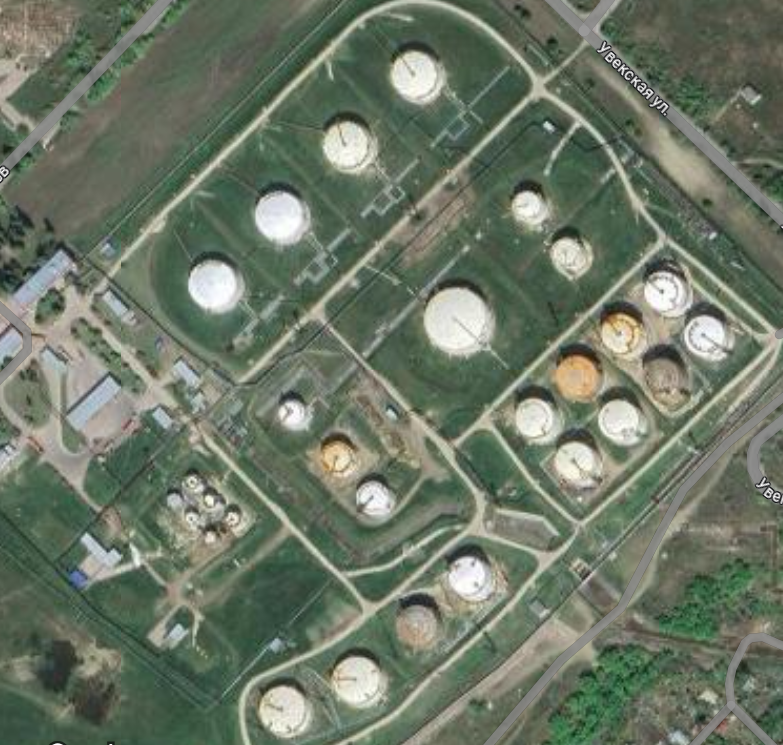
#> input picture Third year/cv/Lab_work_4/google_map_image.png, 783 x 745 px
$ python first.py
#> lines starting #> are read from the running program, lines starting #| are printed output that depends on the picture; after the words box and inside, x2 and y2 are one past the last pixel; in counts of white or black regions, pixels touching at a corner belong together
import cv2
import numpy as np

# Завантаження зображення Google Карт
image = cv2.imread('google_map_image.png')
#> image is the input picture: shape (745, 783, 3); mean B, G, R 101.9, 118.9, 108.2

# Фільтрування коричневих та білих об'єктів на зображенні
hsv = cv2.cvtColor(image, cv2.COLOR_BGR2HSV)
#> hsv: shape (745, 783, 3); mean H, S, V 48.8, 45.1, 119.9
lower_brown = np.array([10, 50, 50])
upper_brown = np.array([30, 255, 255])
brown_mask = cv2.inRange(hsv, lower_brown, upper_brown)
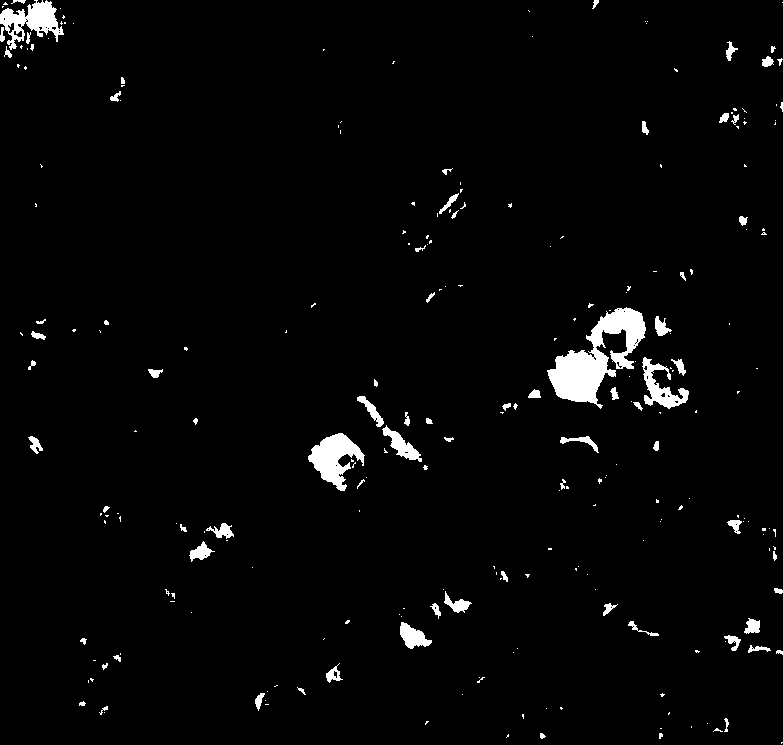
#> brown_mask: shape (745, 783); 2.5% white; 250 white regions (175 under 20 px), largest, box (x1, y1, x2, y2) and area: (547, 307, 646, 409) 4144, (308, 433, 365, 491) 1640, (0, 0, 64, 50) 1454

lower_white = np.array([0, 0, 200])
upper_white = np.array([255, 50, 255])
white_mask = cv2.inRange(hsv, lower_white, upper_white)
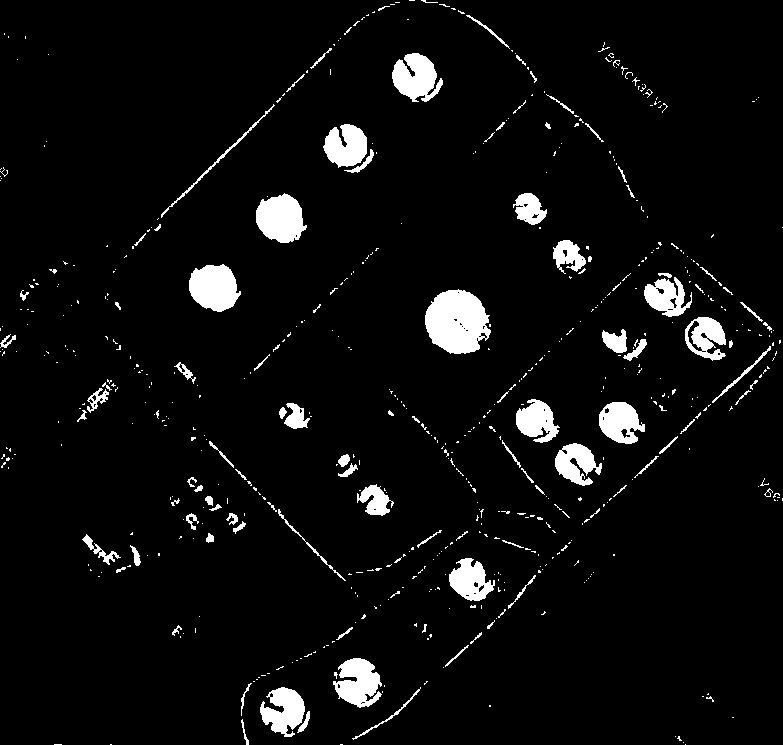
#> white_mask: shape (745, 783); 5.2% white; 589 white regions (483 under 20 px), largest, box (x1, y1, x2, y2) and area: (425, 289, 491, 354) 3166, (256, 193, 307, 243) 1827, (189, 264, 241, 312) 1824

mask = cv2.bitwise_or(brown_mask, white_mask)
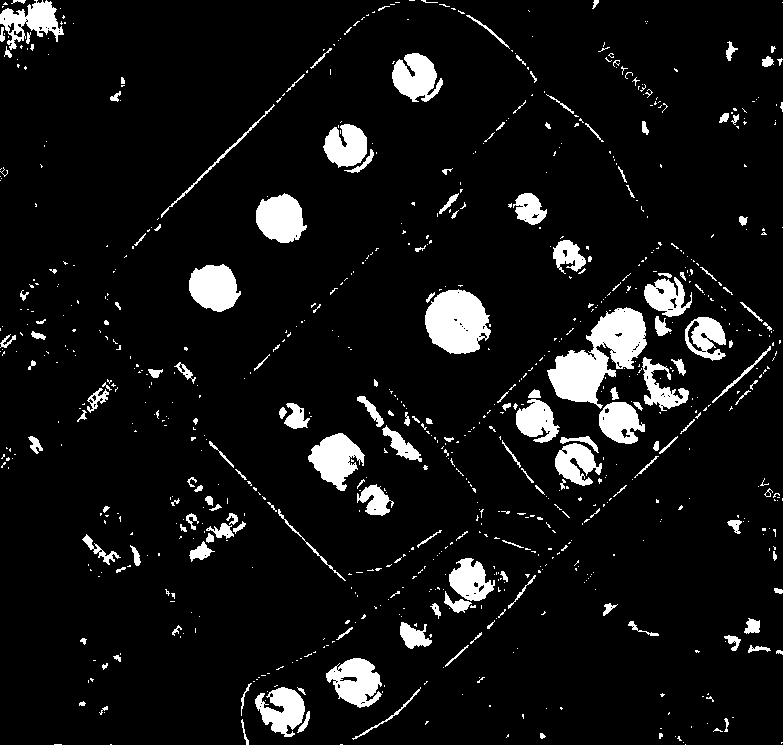
#> mask: shape (745, 783); 7.7% white; 813 white regions (639 under 20 px), largest, box (x1, y1, x2, y2) and area: (547, 307, 647, 409) 4720, (425, 289, 491, 354) 3166, (308, 433, 365, 491) 1851
result = cv2.bitwise_and(image, image, mask=mask)
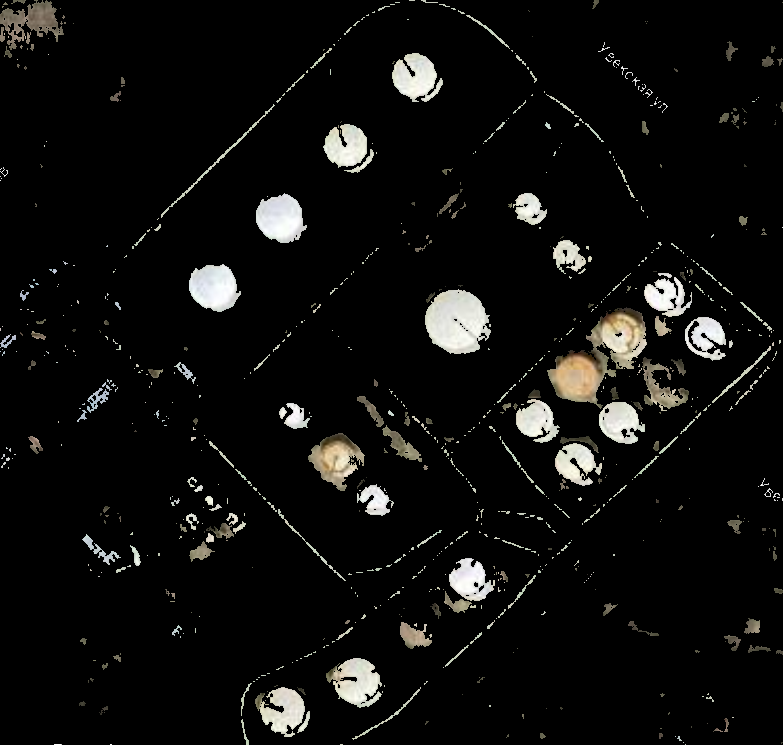
#> result: shape (745, 783, 3); mean B, G, R 13.6, 14.7, 15

# Покращення якості зображення
gray = cv2.cvtColor(result, cv2.COLOR_BGR2GRAY)
equalized = cv2.equalizeHist(gray)
blurred = cv2.medianBlur(equalized, 5)
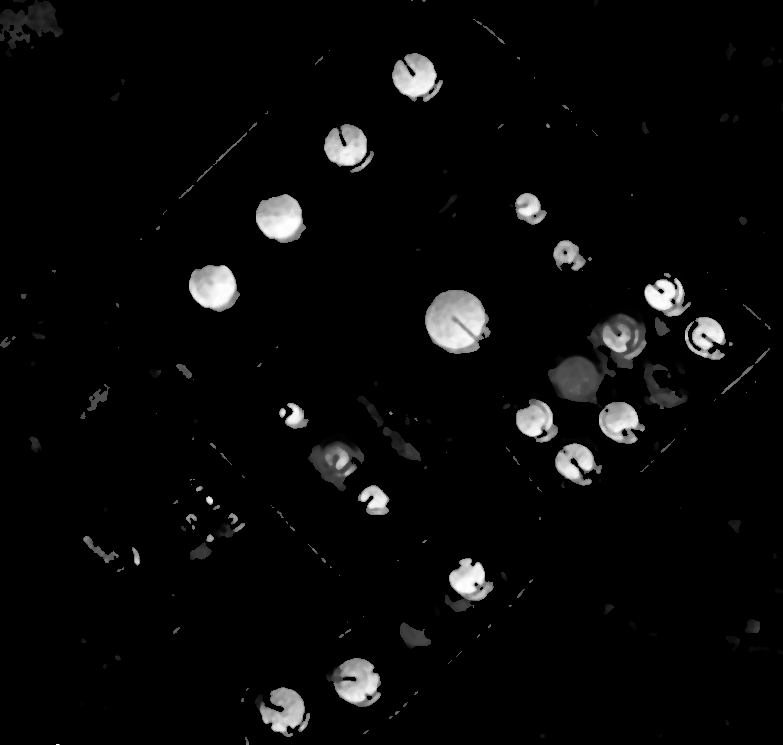
#> blurred: shape (745, 783); min 0, max 255, mean 8.8

# Векторизація об'єктів ідентифікації
_, thresh = cv2.threshold(blurred, 127, 255, cv2.THRESH_BINARY)
#> thresh: shape (745, 783); 3.7% white; 49 white regions (16 under 20 px), largest, box (x1, y1, x2, y2) and area: (425, 290, 490, 354) 2983, (256, 194, 304, 242) 1718, (189, 265, 236, 311) 1698
kernel = np.ones((5, 5), np.uint8)
thresh = cv2.erode(thresh, kernel, iterations=1)
#> thresh: shape (745, 783); 2.3% white; 25 white regions (6 under 20 px), largest, box (x1, y1, x2, y2) and area: (427, 292, 485, 351) 2458, (258, 197, 300, 240) 1348, (191, 268, 234, 308) 1339
thresh = cv2.dilate(thresh, kernel, iterations=1)
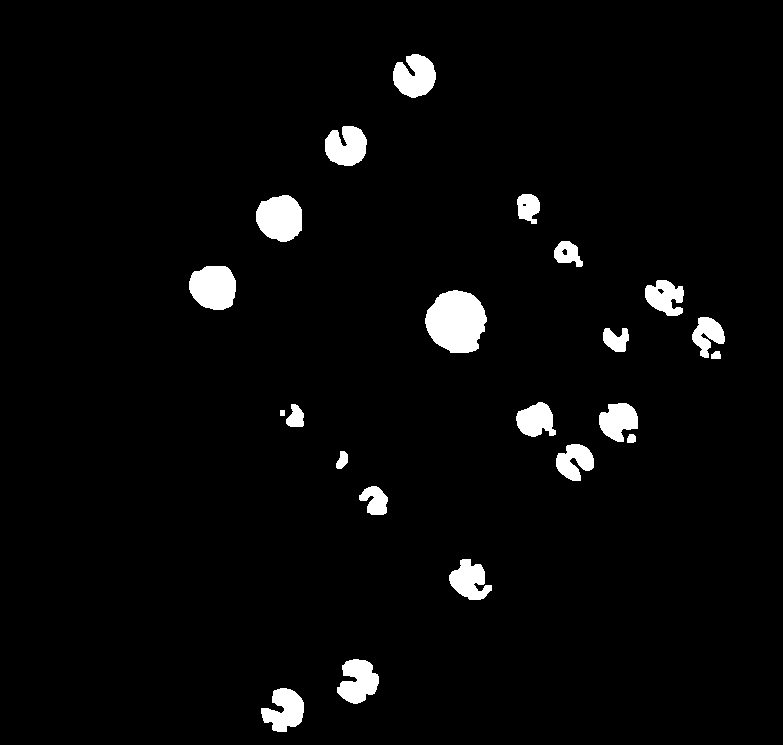
#> thresh: shape (745, 783); 3.4% white; 22 white regions
contours, _ = cv2.findContours(thresh, cv2.RETR_EXTERNAL, cv2.CHAIN_APPROX_SIMPLE)
#> contours = 22 contours; largest, box (x1, y1, x2, y2) and area: (425, 290, 487, 353) 2862, (256, 195, 302, 242) 1635, (189, 266, 236, 310) 1618, (393, 54, 436, 98) 1290, (337, 659, 379, 704) 1207

# Ідентифікація
for contour in contours:
    # Визначення координат і розмірів квадрата
    x, y, w, h = cv2.boundingRect(contour)
    # Відображення квадрата навколо ідентифікованої бочки
    cv2.rectangle(image, (x, y), (x + w, y + h), (0, 255, 0), 2)
#> this loop made 22 passes
#> (x, y, w, h) on passes 1, 2, 3, 4, 5, 6, 7, 9, 10, 11, 12, 13: (261, 688, 43, 44), (337, 659, 42, 45), (449, 559, 43, 41), (359, 486, 29, 29), (336, 451, 12, 18), (556, 444, 38, 37), (627, 434, 9, 9), (286, 404, 18, 23), (599, 403, 39, 39), (516, 402, 40, 35), (711, 351, 10, 8), (603, 328, 26, 24)
#> (contour, x, y, w, h) on pass 8: ([[280, 410], [280, 415], [284, 415], [284, 410]], 280, 410, 5, 6)
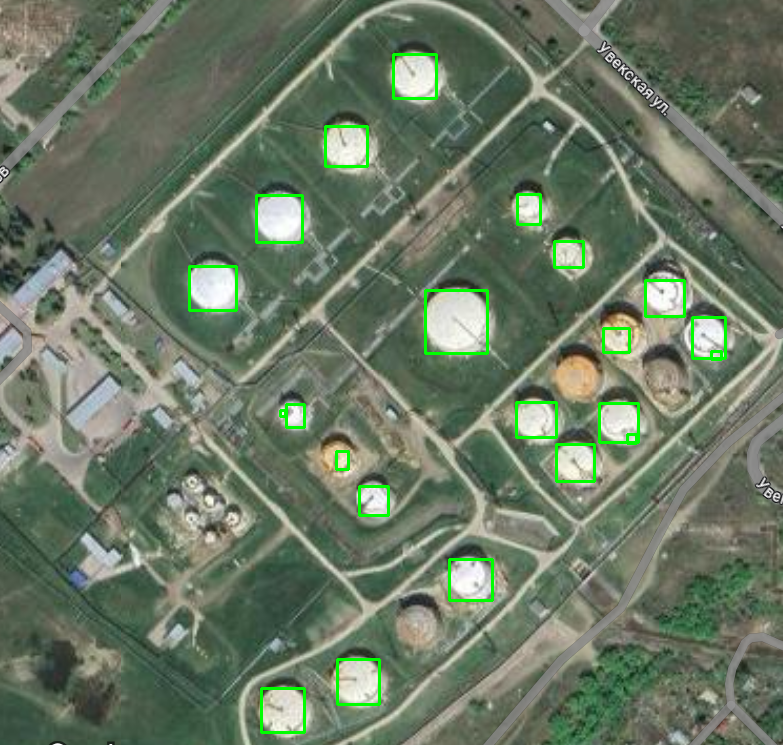
#> image: shape (745, 783, 3); 1.46% of pixels changed, all inside (x1, y1, x2, y2) = (188, 53, 727, 734)

# Відображення результатів
cv2.imshow('Identified Barrels', image)
cv2.waitKey(0)
cv2.destroyAllWindows()
